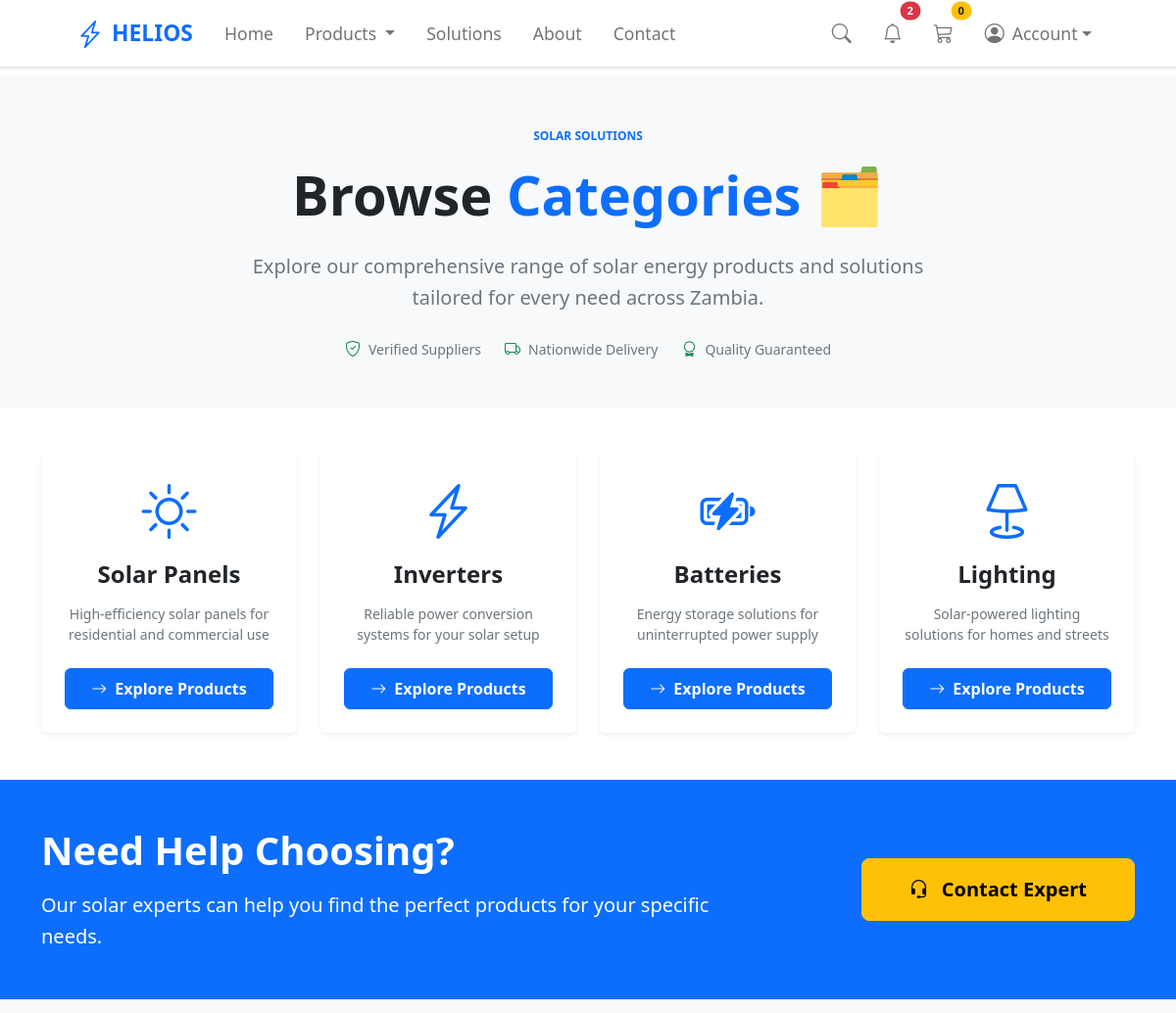
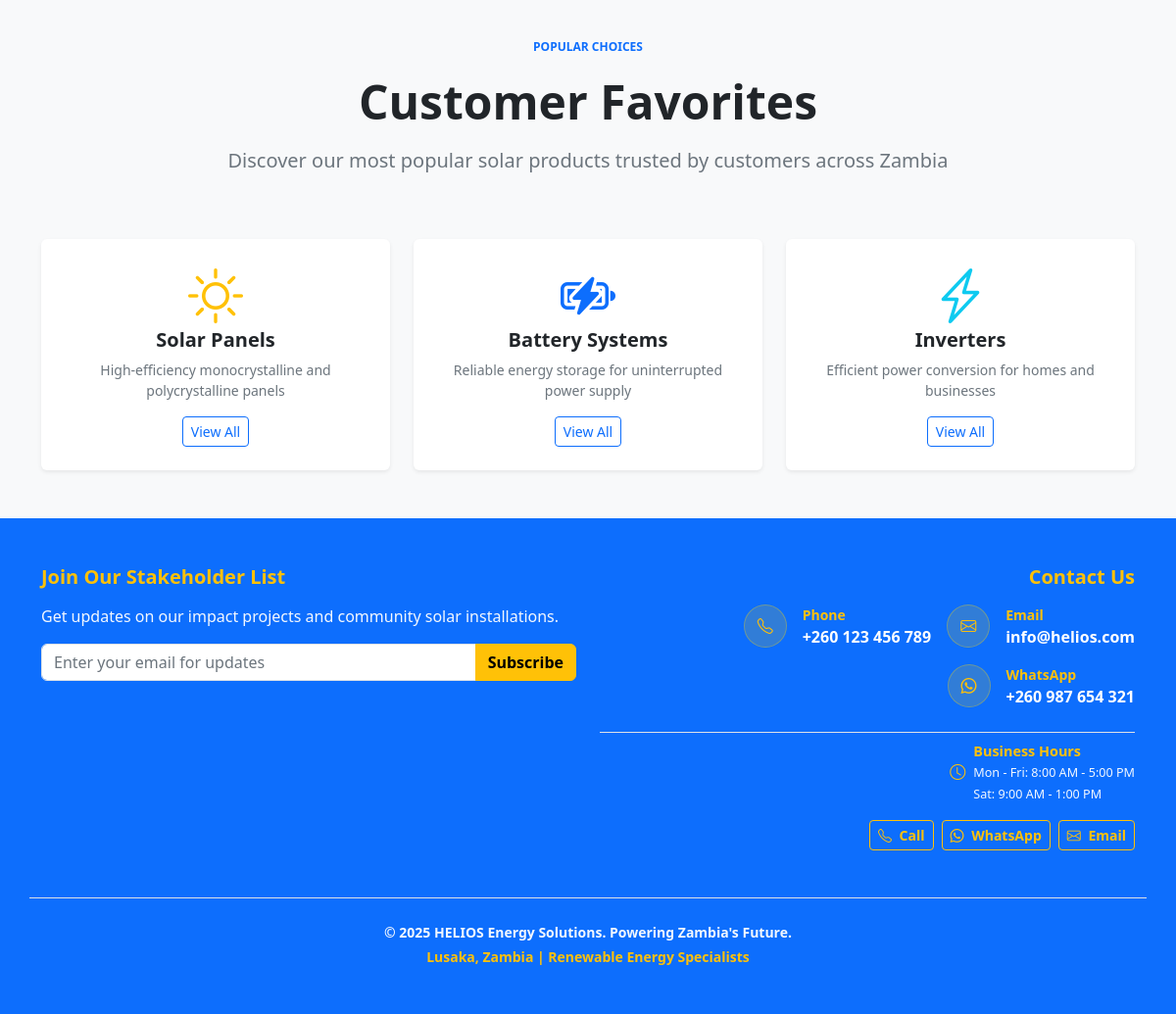
/category_summary/ (signed in), run on the app's committed database (2 pictures, top to bottom).
### store/models.py (models this page shows, shortened)
class Category(models.Model):
    name = models.CharField(max_length=200)
    class Meta:
        verbose_name_plural = 'categories'

### store/views.py (the view)
# urls.py: path('category_summary/', views.category_summary, name='category_summary'),
def category_summary(request):
    categories = Category.objects.all()
    return render(request, 'category_summary.html', {"categories": categories})

### payment/forms.py
class NewsletterSubscriberForm(forms.ModelForm):
    class Meta:
        model = NewsletterSubscriber
        fields = ['email'] # We only require the email address
        widgets = {
            'email': forms.EmailInput(attrs={
                'class': 'form-control',
                'placeholder': 'Enter your email for updates'
            })
        }

### cart/context_processors.py (called while the page is built)
def cart(request):
    return {'cart': Cart(request)}

### ecom/context_processors.py (called while the page is built)
def newsletter_form(request):
    if getattr(request, 'disable_newsletter', False):
        return {
            'newsletter_form': None,
        }
    return {
        'newsletter_form': NewsletterSubscriberForm(),
    }

def notifications(request):
    if request.user.is_authenticated:
        unread_notifications_list = Notification.objects.filter(
            user=request.user,
            is_read=False
        ).order_by('-created_at')[:5]
        unread_count = Notification.objects.filter(user=request.user, is_read=False).count()
    else:
        unread_notifications_list = []
        unread_count = 0
    return {
        'unread_notification_count': unread_count,
        'unread_notifications': unread_notifications_list,
    }

### store/templates/category_summary.html (shortened to what this page needs)
{% extends 'base.html' %}
{% load static %}
{% block content %}
<section class="hero-section bg-light">
    <div class="container">
        <div class="row align-items-center min-vh-50 py-5">
            <div class="col-lg-8 mx-auto text-center">
                <span class="badge bg-primary-subtle text-primary mb-3">SOLAR SOLUTIONS</span>
                <h1 class="display-4 fw-bold text-dark mb-4">
                    Browse <span class="text-primary">Categories</span> 🗂️
                </h1>
                <p class="lead text-muted mb-4">
                    Explore our comprehensive range of solar energy products and solutions
                    tailored for every need across Zambia.
                </p>
                <div class="d-flex flex-wrap justify-content-center gap-4 text-muted mt-4">
                    <div class="d-flex align-items-center">
                        <i class="bi bi-shield-check text-success me-2"></i>
                        <small>Verified Suppliers</small>
                    </div>
                    <div class="d-flex align-items-center">
                        <i class="bi bi-truck text-success me-2"></i>
                        <small>Nationwide Delivery</small>
                    </div>
                    <div class="d-flex align-items-center">
                        <i class="bi bi-award text-success me-2"></i>
                        <small>Quality Guaranteed</small>
                    </div>
                </div>
            </div>
        </div>
    </div>
</section>
<section class="categories-section py-5 bg-white">
    <div class="container">
        <div class="row g-4">
            {% for category in categories %}
            <div class="col-xl-3 col-lg-4 col-md-6">
                <div class="card category-card h-100 border-0 shadow-sm">
                    <div class="card-body text-center p-4">
                        <div class="category-icon mb-3">
                            <i class="bi
                                {% if 'panel' in category.name|lower %}bi-sun
                                {% elif 'inverter' in category.name|lower %}bi-lightning-charge
                                {% elif 'batter' in category.name|lower %}bi-battery-charging
                                {% elif 'light' in category.name|lower %}bi-lamp
                                {% elif 'cable' in category.name|lower %}bi-plug
                                {% elif 'mount' in category.name|lower %}bi-wrench
                                {% elif 'charge' in category.name|lower %}bi-bolt
                                {% elif 'kit' in category.name|lower %}bi-box
                                {% else %}bi-grid-3x3{% endif %}
                                display-4 text-primary"></i>
                        </div>
                        <h4 class="fw-bold text-dark mb-3">{{ category.name }}</h4>
                        <p class="text-muted small mb-4">
                            {% if 'panel' in category.name|lower %}
                            High-efficiency solar panels for residential and commercial use
                            {% elif 'inverter' in category.name|lower %}
                            Reliable power conversion systems for your solar setup
                            {% elif 'batter' in category.name|lower %}
                            Energy storage solutions for uninterrupted power supply
                            {% elif 'light' in category.name|lower %}
                            Solar-powered lighting solutions for homes and streets
                            {% elif 'cable' in category.name|lower %}
                            Quality wiring and connectors for solar installations
                            {% elif 'mount' in category.name|lower %}
                            Professional mounting systems and installation hardware
                            {% elif 'charge' in category.name|lower %}
                            Advanced charge controllers for optimal performance
                            {% elif 'kit' in category.name|lower %}
                            Complete solar system packages for easy installation
                            {% else %}
                            Quality solar products and components
                            {% endif %}
                        </p>
                        <a href="{% url 'category' category.name %}"
                           class="btn btn-primary w-100 py-2 fw-semibold">
                            <i class="bi bi-arrow-right me-2"></i>Explore Products
                        </a>
                    </div>
                </div>
            </div>
            {% endfor %}
        </div>
    </div>
</section>
<section class="cta-section py-5 bg-primary text-white">
    <div class="container">
        <div class="row align-items-center">
            <div class="col-lg-8 mb-4 mb-lg-0">
                <h3 class="display-6 fw-bold mb-3">Need Help Choosing?</h3>
                <p class="lead mb-0">
                    Our solar experts can help you find the perfect products for your specific needs.
                </p>
            </div>
            <div class="col-lg-4 text-lg-end">
                <a href="#footer-subscribe" class="btn btn-warning btn-lg px-5 py-3 fw-semibold">
                    <i class="bi bi-headset me-2"></i>
                    Contact Expert
                </a>
            </div>
        </div>
    </div>
</section>
<section class="featured-preview py-5 bg-light">
    <div class="container">
        <div class="row mb-5">
            <div class="col-lg-8 mx-auto text-center">
                <span class="badge bg-primary-subtle text-primary mb-3">POPULAR CHOICES</span>
                <h2 class="display-5 fw-bold text-dark mb-3">Customer Favorites</h2>
                <p class="lead text-muted">
                    Discover our most popular solar products trusted by customers across Zambia
                </p>
            </div>
        </div>
        <div class="row g-4">
            <div class="col-md-4">
                <div class="card border-0 bg-white shadow-sm">
                    <div class="card-body p-4 text-center">
                        <i class="bi bi-sun display-4 text-warning mb-3"></i>
                        <h5 class="fw-bold text-dark">Solar Panels</h5>
                        <p class="text-muted small">High-efficiency monocrystalline and polycrystalline panels</p>
                        <a href="#" class="btn btn-outline-primary btn-sm">View All</a>
                    </div>
                </div>
            </div>
            <div class="col-md-4">
                <div class="card border-0 bg-white shadow-sm">
                    <div class="card-body p-4 text-center">
                        <i class="bi bi-battery-charging display-4 text-primary mb-3"></i>
                        <h5 class="fw-bold text-dark">Battery Systems</h5>
                        <p class="text-muted small">Reliable energy storage for uninterrupted power supply</p>
                        <a href="#" class="btn btn-outline-primary btn-sm">View All</a>
                    </div>
                </div>
            </div>
            <div class="col-md-4">
                <div class="card border-0 bg-white shadow-sm">
                    <div class="card-body p-4 text-center">
                        <i class="bi bi-lightning-charge display-4 text-info mb-3"></i>
                        <h5 class="fw-bold text-dark">Inverters</h5>
                        <p class="text-muted small">Efficient power conversion for homes and businesses</p>
                        <a href="#" class="btn btn-outline-primary btn-sm">View All</a>
                    </div>
                </div>
            </div>
        </div>
    </div>
</section>
{% endblock %}

### store/templates/base.html (style rules this page uses)
:root { --bs-primary: #001a33; --bs-secondary: #FFD700; --bs-success: #2E8B57; --bs-info: #0077B6; --bs-warning: #FFA500; --bs-danger: #D9534F; --bs-dark: #212529; --bs-light: #F8F9FA; --bs-body-color: #333333; --bs-body-bg: #FFFFFF; }
body { background-color: var(--bs-body-bg); color: var(--bs-body-color); font-family: 'Segoe UI', system-ui, -apple-system, sans-serif; }
.bg-primary, .btn-primary { background-color: var(--bs-primary) !important; border-color: var(--bs-primary) !important; }
.text-primary { color: var(--bs-primary) !important; }
.bg-warning, .btn-warning { background-color: var(--bs-warning) !important; border-color: var(--bs-warning) !important; color: #000 !important; font-weight: 600; }
.input-group .form-control { border: 1px solid #dee2e6; font-weight: 500; }
.fw-semibold { font-weight: 600 !important; }
.lead { font-weight: 400; line-height: 1.6; }

### data on the page
Category: name "Solar Panels", shows "High-efficiency solar panels for residential and commercial use"
Category: name "Inverters", shows "Reliable power conversion systems for your solar setup"
Category: name "Batteries", shows "Energy storage solutions for uninterrupted power supply"
Category: name "Lighting", shows "Solar-powered lighting solutions for homes and streets"

### other printed values
{{ unread_notification_count }} "2"
